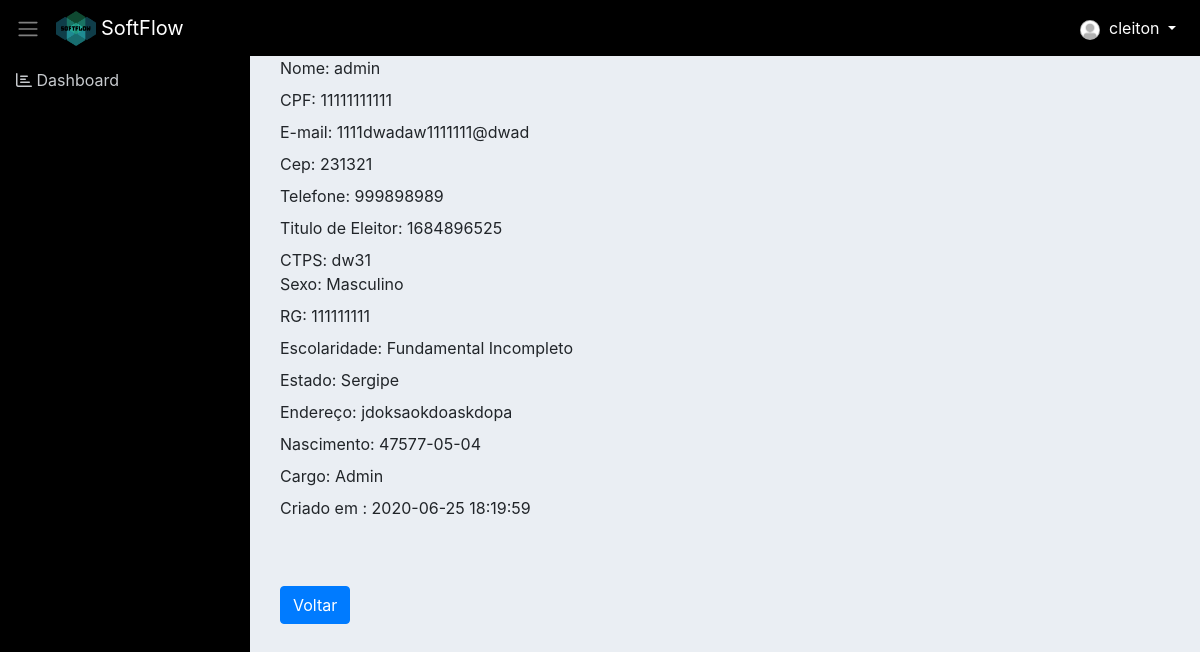
The page /visualizar_funcionario.php?id=22 (signed in) on the database its author committed.
### tables this page shows
CREATE TABLE `funcionario` (
  `id` int(11) NOT NULL,
  `nome` varchar(114) NOT NULL,
  `cpf` varchar(115) NOT NULL,
  `rg` int(30) NOT NULL,
  `nascimento` varchar(30) NOT NULL,
  `email` varchar(115) NOT NULL,
  `endereco` varchar(150) NOT NULL,
  `cep` int(50) NOT NULL,
  `estado` varchar(50) NOT NULL,
  `telefone` int(10) NOT NULL,
  `tituloEleitor` varchar(115) NOT NULL,
  `escolaridade` varchar(115) NOT NULL,
  `ctps` varchar(115) NOT NULL,
  `sexo` varchar(30) NOT NULL,
  `senha` varchar(115) NOT NULL,
  `id_cargo` int(11) NOT NULL,
  `created` varchar(255) DEFAULT NULL
);

CREATE TABLE `cargos` (
  `id` int(11) NOT NULL,
  `nome` varchar(50) NOT NULL
);

### classes/Model.php (called while the page is built, shortened)
<?php
require_once 'Conn.php';
class Model
{
    public function __construct()
    {
        $conn = new Conn();
        $this->db = $conn->getConn();
    }
}

### classes/Conn.php (called while the page is built)
<?php
class Conn {
    public static $Host = "localhost";
    public static $User = "root";
    public static $Pass = "";
    public static $Dbname = "sistema_informatica_pi";
    private static $Connect = null;
    private static function Conectar() {
        try {
            if(self::$Connect == null):
                self::$Connect = new PDO('mysql:host=' . self::$Host .';dbname='.self::$Dbname, self::$User, self::$Pass);
            endif;
        } catch (Exception $ex) {
            echo 'Mensagem: ' . $ex->getMessage();
            die;
        }
        return self::$Connect;
    }
    public function getConn() {
        return self::Conectar();
    }
}

### classes/FuncionarioDAO.php (called while the page is built, shortened)
<?php
require_once 'Model.php';
class FuncionarioDAO extends Model
{
    public function __construct() {
    	$this->tabela = 'funcionario';
    	$this->class = 'Funcionario';
    }
        public function getFuncionario($id)
    {
        $sql = "SELECT fn.*, ca.nome AS nome_cargo, fn.nome AS nome_funcionario FROM {$this->tabela} fn
        LEFT JOIN cargos ca ON ca.id = fn.id_cargo
        WHERE fn.id = {$id}";
        $stmt = $this->db->prepare($sql);
        $stmt->setFetchMode(PDO::FETCH_CLASS, $this->class);
        $stmt->execute();
        return $stmt->fetch();
    }
}

### classes/Funcionario.php (called while the page is built, shortened)
<?php
class Funcionario
{
	private $nome;
	private $cpf;
    private $rg;
    private $nascimento;
    private $email;
    private $endereco;
    private $cep;
    private $estado;
	private $telefone;
	private $tituloEleitor;
    private $escolaridade;
    private $ctps;
    private $sexo;
    private $created;
    public function getNome()
    {
        return $this->nome;
    }
    public function getCpf()
    {
        return $this->cpf;
    }
    public function getEmail()
    {
        return $this->email;
    }
    public function getCep()
    {
        return $this->cep;
    }
    public function getTelefone()
    {
        return $this->telefone;
    }
    public function getTituloEleitor()
    {
        return $this->tituloEleitor;
    }
    public function getCtps()
    {
        return $this->ctps;
    }
    public function getSexo()
    {
        return $this->sexo;
    }
    public function getRg()
    {
        return $this->rg;
    }
    public function getCreated()
    {
        return $this->created;
    }
    public function getEscolaridade()
    {
        return $this->escolaridade;
    }
    public function getEstado()
    {
        return $this->estado;
    }
    public function getEndereco()
    {
        return $this->endereco;
    }
    public function getNascimento()
    {
        return $this->nascimento;
    }
}

### visualizar_funcionario.php (the view, shortened to what this page needs)
<?php include './layout/header.php'; ?>
<?php include './layout/menu.php'; ?>
<?php
	require 'classes/Funcionario.php';
	require 'classes/FuncionarioDAO.php';
	$funcionario = new Funcionario();
	if(isset($_GET['id']) && $_GET['id'] != ''){
		$id = $_GET['id'];
		$funcionarioDAO = new FuncionarioDAO();
		$funcionario = $funcionarioDAO->getFuncionario($id);
	}
?>
<div class="container">
	<div class="container">
	<label>Nome: <?php echo $funcionario->getNome() ?></label><br>
	<label>CPF: <?php echo $funcionario->getCpf() ?></label><br>
	<label>E-mail: <?php echo $funcionario->getEmail() ?></label><br>
	<label>Cep: <?php echo $funcionario->getCep() ?></label><br>
	<label>Telefone: <?php echo $funcionario->getTelefone() ?></label><br>
	<label>Titulo de Eleitor: <?php echo $funcionario->getTituloEleitor() ?></label><br>
	<label>CTPS: <?php echo $funcionario->getCtps() ?><br>
	<label>Sexo: <?php echo $funcionario->getSexo() ?></label><br>
	<label>RG: <?php echo $funcionario->getRg() ?></label><br>
	<label>Escolaridade: <?php echo $funcionario->getEscolaridade() ?></label><br>
	<label>Estado: <?php echo $funcionario->getEstado() ?></label><br>
	<label>Endereço: <?php echo $funcionario->getEndereco() ?></label><br>
	<label>Nascimento: <?php echo $funcionario->getNascimento() ?></label><br>
	<label>Cargo: <?= $funcionario->nome_cargo; ?></label><br>
	<label>Criado em : <?php echo $funcionario->getCreated() ?></label><br>
	</div>
	<div class="container">
		<a href="funcionario.php" class="btn btn-primary">Voltar</a>
	</div>
</div>
<?php include './layout/footer.php'; ?>

### assets/css/dashboard.css (style rules this page uses)
body { background-color: #eaeef3; }

### visualizar_funcionario.php (style rules this page uses)
.container { margin-bottom: 50px; }

### rows shown on the page
funcionario: nome "admin", cpf "11111111111", email "1111dwadaw1111111@dwad", cep "231321", telefone "999898989", tituloEleitor "1684896525", ctps "dw31", sexo "Masculino", rg "111111111", escolaridade "Fundamental Incompleto", estado "Sergipe", endereco "jdoksaokdoaskdopa", nascimento "47577-05-04", id_cargo.nome "Admin", created "2020-06-25 18:19:59"

### other values the page prints
$_SESSION['nome'] "cleiton"
